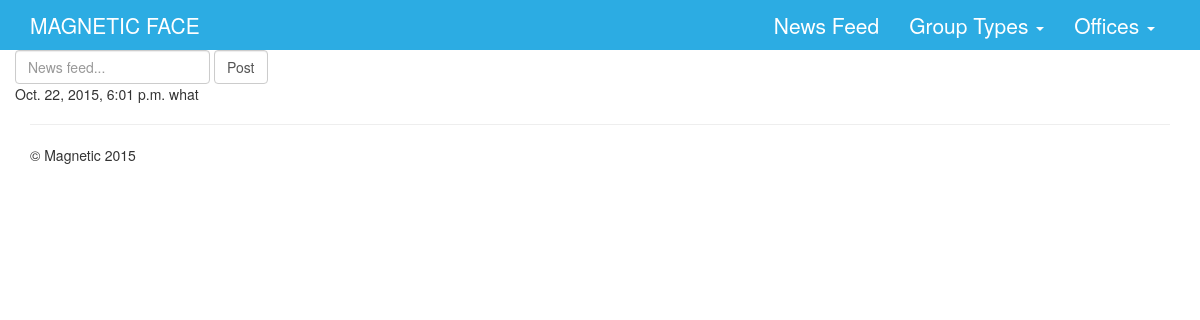
The app's page /directory/news-feed/, older data.
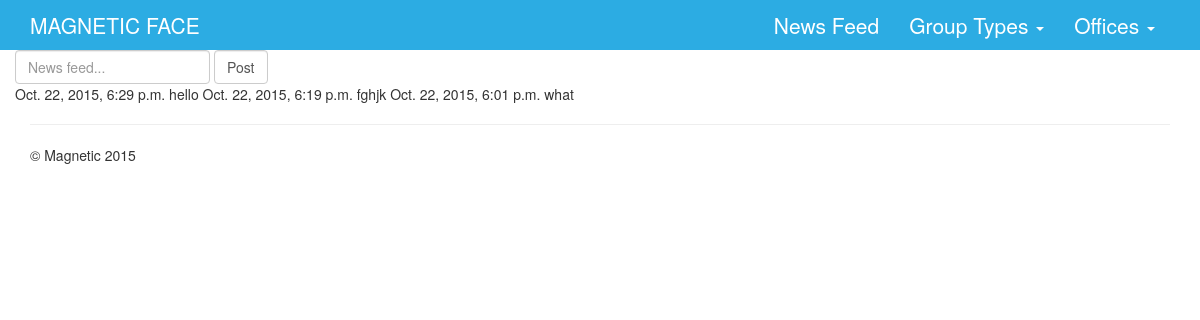
The same page, newer data.
### directory/models.py (models this page shows, shortened)
class Message(models.Model):
	writer = models.ForeignKey(Employee)
	text = models.CharField(max_length=300)
	time_stamp = models.DateTimeField(auto_now=True)

### directory/views.py (the view)
def news_feed(request):
    messages = Message.objects.order_by('-time_stamp')
    navinfo = nav()
    template = loader.get_template('directory/news_item.html')
    context = RequestContext(request, {
        'newsfeed': messages,
        'navinfo': navinfo,
    })
    return HttpResponse(template.render(context))

### directory/views.py (called while the page is built)
def nav():
    types = Type.objects.order_by('name')
    offices = Office.objects.order_by('name')
    template = loader.get_template('base.html')
    navinfo = {
        'types': types,
        'offices': offices,
    }
    return navinfo

### directory/templates/directory/news_item.html (shortened to what this page needs)
{% extends 'base.html' %}
{% block content %}
    <form class="form-inline" method="post" action="post-item/">
        <div class="form-group">
            <input type="text" id="news-feed" class="form-control" name="content" placeholder="News feed...">
            <input type="submit" class="form-control" value="Post">
        </div>
    </form>
    {% if newsfeed %}
        {% for feed in newsfeed %}
            <tr>
                <td>{{ feed.time_stamp }}</td>
                <td colspan="4">{{ feed.text }}</td>
            <tr>
        {% endfor %}
    {% else %}
        <p>No news feed...</p>
    {% endif %}
{% endblock %}

Row changes from the older to the newer data that the page shows:
added Message: time_stamp "Oct. 22, 2015, 6:29 p.m.", text "hello"
added Message: time_stamp "Oct. 22, 2015, 6:19 p.m.", text "fghjk"
